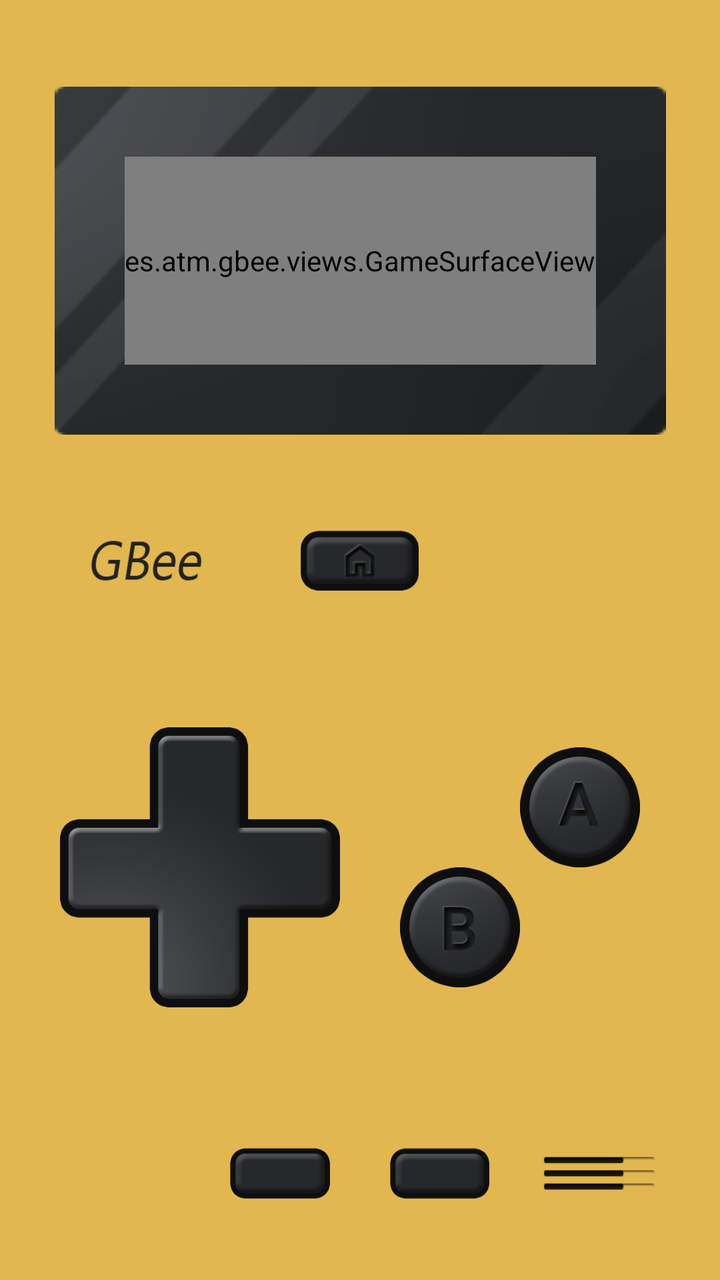
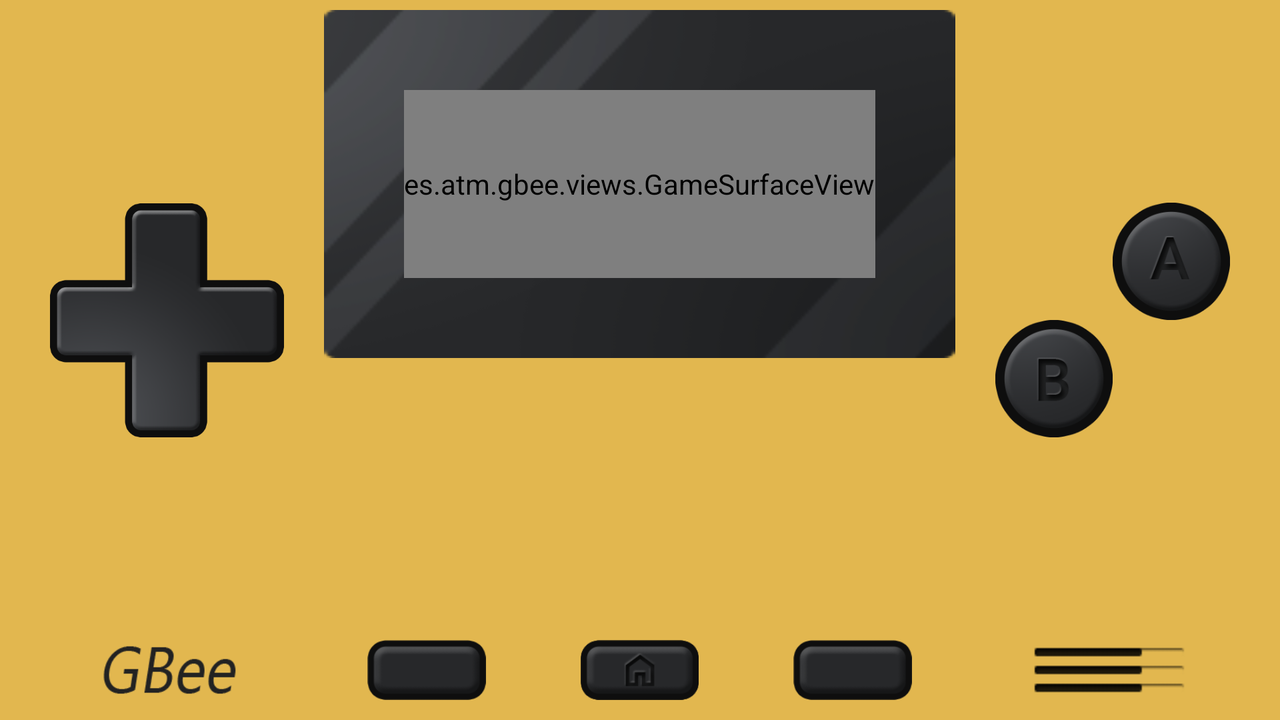

First picture: res/layout/ on a phone held upright. Second picture: the repository's own variant of that layout, on a device whose configuration matches the variant's folder. Source for both follows.
<!-- AndroidManifest.xml: application theme Theme.GBee -->
<!-- res/layout/custom_skin.xml -->
<?xml version="1.0" encoding="utf-8"?>
<androidx.constraintlayout.widget.ConstraintLayout xmlns:android="http://schemas.android.com/apk/res/android"
    xmlns:app="http://schemas.android.com/apk/res-auto"
    android:id="@+id/main"
    android:background="#E2B74F"
    android:layout_width="match_parent"
    android:layout_height="match_parent">

    <FrameLayout
        android:id="@+id/frameLayout"
        app:layout_constraintTop_toTopOf="parent"
        app:layout_constraintStart_toStartOf="parent"
        app:layout_constraintEnd_toEndOf="parent"
        app:layout_constraintBottom_toTopOf="@+id/home_panel"
        app:layout_constraintDimensionRatio="10:9"
        android:layout_width="wrap_content"
        android:layout_height="wrap_content"
        android:padding="10dp"
        android:layout_margin="0dp">

        <ImageView
            android:id="@+id/screen_on_image"
            android:layout_width="match_parent"
            android:layout_height="match_parent"
            android:adjustViewBounds="true"
            android:scaleType="fitXY"
            android:src="@drawable/default_screen" />

         <es.atm.gbee.views.GameSurfaceView
            android:id="@+id/gameSurface"
            android:layout_margin="35dp"
            android:layout_width="match_parent"
            android:layout_height="match_parent"
            app:layout_constraintTop_toTopOf="parent"
            app:layout_constraintStart_toStartOf="parent"
            app:layout_constraintEnd_toEndOf="parent"
            app:layout_constraintBottom_toBottomOf="parent"
            />

        <ImageView
            android:id="@+id/screen_off_image"
            android:layout_width="match_parent"
            android:layout_height="match_parent"
            android:visibility="invisible"
            android:src="@drawable/default_screen_off"
            android:scaleType="fitXY"/>

    </FrameLayout>

    <LinearLayout
        android:id="@+id/home_panel"
        android:layout_width="match_parent"
        android:layout_height="40dp"
        android:layout_marginStart="20dp"
        android:layout_marginEnd="20dp"
        app:layout_constraintTop_toBottomOf="@+id/frameLayout"
        app:layout_constraintBottom_toTopOf="@+id/control_panel">

        <ImageView
            android:id="@+id/left_home"
            android:layout_width="0dp"
            android:layout_height="match_parent"
            android:layout_weight="0.2"
            android:scaleX="0.7"
            android:scaleY="0.7"
            android:layout_marginStart="10dp"
            android:layout_marginEnd="10dp"
            android:scaleType="fitCenter"
            android:tintMode="multiply"
            android:src="@drawable/default_logo" />

        <ImageButton
            android:id="@+id/switch_button"
            android:layout_width="0dp"
            android:layout_height="match_parent"
            android:layout_weight="0.2"
            android:padding="5dp"
            android:layout_marginStart="10dp"
            android:layout_marginEnd="10dp"
            android:scaleType="fitCenter"
            android:background="@null"
            android:src="@drawable/default_home" />

        <ImageView
            android:id="@+id/right_home"
            android:layout_width="0dp"
            android:layout_height="match_parent"
            android:layout_weight="0.2"
            android:layout_marginStart="10dp"
            android:layout_marginEnd="10dp"
            android:scaleType="fitCenter"
            android:visibility="invisible"
            android:tintMode="multiply"
            android:src="@drawable/default_logo" />

    </LinearLayout>

    

    <LinearLayout
        android:id="@+id/control_panel"
        android:orientation="horizontal"
        app:layout_constraintBottom_toTopOf="@+id/selectstart"
        app:layout_constraintTop_toBottomOf="@+id/home_panel"
        android:gravity="center"
        android:layout_margin="20dp"
        android:layout_width="match_parent"
        android:layout_height="wrap_content" >

        <androidx.constraintlayout.widget.ConstraintLayout
            android:layout_width="0dp"
            android:layout_weight="1"
            android:padding="10dp"
            android:layout_height="match_parent">

            <ImageView
                android:id="@+id/dpad_image"
                android:layout_width="0dp"
                android:layout_height="0dp"
                android:layout_weight="0.2"
                android:scaleType="fitCenter"
                android:visibility="visible"
                android:clickable="false"
                android:focusable="false"
                android:importantForAccessibility="no"
                app:layout_constraintStart_toStartOf="parent"
                app:layout_constraintEnd_toEndOf="parent"
                app:layout_constraintTop_toTopOf="parent"
                app:layout_constraintBottom_toBottomOf="parent"
                android:src="@drawable/default_dpad" />

            <androidx.constraintlayout.widget.ConstraintLayout
                android:id="@+id/dpad_container"
                android:layout_width="match_parent"
                android:layout_height="wrap_content"
                app:layout_constraintStart_toStartOf="parent"
                app:layout_constraintEnd_toEndOf="parent"
                app:layout_constraintTop_toTopOf="parent"
                app:layout_constraintBottom_toBottomOf="parent">

                
                <Button
                    android:id="@+id/dpad_up"
                    android:layout_width="0dp"
                    android:layout_height="0dp"
                    android:padding="0dp"
                    android:background="@android:color/transparent"
                    app:layout_constraintStart_toStartOf="parent"
                    app:layout_constraintEnd_toEndOf="parent"
                    app:layout_constraintTop_toTopOf="parent"
                    app:layout_constraintBottom_toTopOf="@+id/dpad_center"
                    app:layout_constraintDimensionRatio="1:1" />

                
                <Button
                    android:id="@+id/dpad_left"
                    android:layout_width="0dp"
                    android:layout_height="0dp"
                    android:background="@android:color/transparent"
                    android:padding="0dp"
                    app:layout_constraintStart_toStartOf="parent"
                    app:layout_constraintEnd_toStartOf="@+id/dpad_center"
                    app:layout_constraintTop_toTopOf="@+id/dpad_center"
                    app:layout_constraintBottom_toBottomOf="@+id/dpad_center"
                    app:layout_constraintDimensionRatio="1:1" />

                
                <View
                    android:id="@+id/dpad_center"
                    android:layout_width="0dp"
                    android:layout_height="0dp"
                    app:layout_constraintStart_toStartOf="@id/dpad_left"
                    app:layout_constraintEnd_toEndOf="@id/dpad_right"
                    app:layout_constraintTop_toBottomOf="@id/dpad_up"
                    app:layout_constraintBottom_toTopOf="@id/dpad_down"
                    app:layout_constraintDimensionRatio="1:1" />

                
                <Button
                    android:id="@+id/dpad_right"
                    android:layout_width="0dp"
                    android:layout_height="0dp"
                    android:background="@android:color/transparent"
                    android:padding="0dp"
                    app:layout_constraintStart_toEndOf="@+id/dpad_center"
                    app:layout_constraintEnd_toEndOf="parent"
                    app:layout_constraintTop_toTopOf="@+id/dpad_center"
                    app:layout_constraintBottom_toBottomOf="@+id/dpad_center"
                    app:layout_constraintDimensionRatio="1:1" />

                
                <Button
                    android:id="@+id/dpad_down"
                    android:layout_width="0dp"
                    android:layout_height="0dp"
                    android:background="@android:color/transparent"
                    android:padding="0dp"
                    app:layout_constraintStart_toEndOf="@id/dpad_left"
                    app:layout_constraintEnd_toStartOf="@id/dpad_right"
                    app:layout_constraintTop_toBottomOf="@+id/dpad_center"
                    app:layout_constraintBottom_toBottomOf="parent"
                    app:layout_constraintDimensionRatio="1:1" />
            </androidx.constraintlayout.widget.ConstraintLayout>
        </androidx.constraintlayout.widget.ConstraintLayout>

        

        <androidx.constraintlayout.widget.ConstraintLayout
            android:layout_width="0dp"
            android:layout_weight="1"
            android:padding="20dp"
            android:layout_height="match_parent">

            <androidx.constraintlayout.widget.ConstraintLayout
                android:id="@+id/buttAB_container"
                android:layout_width="match_parent"
                android:layout_height="wrap_content"
                app:layout_constraintStart_toStartOf="parent"
                app:layout_constraintEnd_toEndOf="parent"
                app:layout_constraintTop_toTopOf="parent"
                app:layout_constraintBottom_toBottomOf="parent">

                <ImageButton
                    android:id="@+id/button_a"
                    android:layout_width="0dp"
                    android:layout_height="0dp"
                    app:layout_constraintStart_toEndOf="@id/button_b"
                    app:layout_constraintEnd_toEndOf="parent"
                    app:layout_constraintBottom_toTopOf="@id/button_b"
                    app:layout_constraintTop_toTopOf="parent"
                    app:layout_constraintHorizontal_bias="1"
                    app:layout_constraintVertical_bias="0.35"
                    android:src="@drawable/default_a"
                    android:scaleType="fitCenter"
                    android:background="@null"
                    android:padding="0dp"
                    app:layout_constraintDimensionRatio="1:1"
                    android:backgroundTint="@android:color/holo_blue_light" />

                <ImageButton
                    android:id="@+id/button_b"
                    android:layout_width="0dp"
                    android:layout_height="0dp"
                    app:layout_constraintBottom_toBottomOf="parent"
                    app:layout_constraintStart_toStartOf="parent"
                    app:layout_constraintEnd_toStartOf="@id/button_a"
                    app:layout_constraintTop_toBottomOf="@id/button_a"
                    app:layout_constraintHorizontal_bias="0"
                    app:layout_constraintVertical_bias="0.65"
                    android:src="@drawable/default_b"
                    android:scaleType="fitCenter"
                    android:background="@null"
                    android:padding="0dp"
                    app:layout_constraintDimensionRatio="1:1"
                    android:backgroundTint="@android:color/holo_red_light" />
            </androidx.constraintlayout.widget.ConstraintLayout>
        </androidx.constraintlayout.widget.ConstraintLayout>
    </LinearLayout>

    

    <LinearLayout
        android:id="@+id/selectstart"
        android:orientation="horizontal"
        app:layout_constraintBottom_toBottomOf="parent"
        app:layout_constraintTop_toBottomOf="@+id/control_panel"
        android:gravity="center"
        android:layout_marginStart="20dp"
        android:layout_marginEnd="20dp"
        android:layout_width="match_parent"
        android:layout_height="40dp" >

        <ImageView
            android:id="@+id/left_bottom"
            android:layout_width="0dp"
            android:layout_height="match_parent"
            android:layout_weight="0.2"
            android:layout_marginStart="10dp"
            android:layout_marginEnd="10dp"
            android:visibility="invisible"
            android:scaleType="fitCenter"
            android:src="@drawable/default_logo" />

        <ImageButton
            android:id="@+id/button_select"
            android:layout_width="0dp"
            android:padding="5dp"
            android:layout_weight="0.2"
            android:layout_height="match_parent"
            android:layout_marginStart="10dp"
            android:layout_marginEnd="10dp"
            android:background="@null"
            android:scaleType="fitCenter"
            android:tintMode="multiply"
            android:src="@drawable/default_start_select"/>

        <ImageButton
            android:id="@+id/button_start"
            android:layout_weight="0.2"
            android:layout_width="0dp"
            android:padding="5dp"
            android:layout_height="match_parent"
            android:layout_marginStart="10dp"
            android:layout_marginEnd="10dp"
            android:background="@null"
            android:scaleType="fitCenter"
            android:src="@drawable/default_start_select"/>

        <ImageView
            android:id="@+id/right_bottom"
            android:layout_width="0dp"
            android:layout_height="match_parent"
            android:layout_marginStart="10dp"
            android:layout_marginEnd="10dp"
            android:layout_weight="0.2"
            android:scaleType="fitCenter"
            app:tint="#E2B74F"
            android:tintMode="multiply"
            android:src="@drawable/default_speakers" />

    </LinearLayout>
</androidx.constraintlayout.widget.ConstraintLayout>
<!-- resources referenced by this layout -->
<resources>
  <!-- drawable default_a: png bitmap (drawable, 19069 bytes) -->
  <!-- drawable default_b: png bitmap (drawable, 18414 bytes) -->
  <!-- drawable default_dpad: png bitmap (drawable, 41574 bytes) -->
  <!-- drawable default_home: png bitmap (drawable, 4672 bytes) -->
  <!-- drawable default_logo: png bitmap (drawable, 2665 bytes) -->
  <!-- drawable default_screen: png bitmap (drawable, 10444 bytes) -->
  <!-- drawable default_screen_off: png bitmap (drawable, 7591 bytes) -->
  <!-- drawable default_speakers: png bitmap (drawable, 1374 bytes) -->
  <!-- drawable default_start_select: png bitmap (drawable, 2937 bytes) -->
  <style name="Theme.GBee" parent="Base.Theme.GBee" />
  <style name="Base.Theme.GBee" parent="Theme.Material3.DayNight.NoActionBar">
          
          
      </style>
</resources>
<!-- res/layout-land/custom_skin.xml (the repository's variant of the layout above) -->
<!-- drawn on the phone turned sideways -->
<?xml version="1.0" encoding="utf-8"?>
<LinearLayout xmlns:android="http://schemas.android.com/apk/res/android"
    android:orientation="vertical"
    xmlns:app="http://schemas.android.com/apk/res-auto"
    android:layout_width="match_parent"
    android:padding="5dp"
    android:id="@+id/main"
    android:background="#E2B74F"
    android:layout_height="match_parent">

    <LinearLayout
        android:layout_width="match_parent"
        android:layout_height="wrap_content"
        android:layout_weight="1"
        android:baselineAligned="false"
        android:orientation="horizontal">

        <androidx.constraintlayout.widget.ConstraintLayout
            android:layout_width="0dp"
            android:layout_weight="0.3"
            android:padding="20dp"
            android:layout_height="match_parent">

            <androidx.constraintlayout.widget.ConstraintLayout
                android:id="@+id/dpad_container"
                android:layout_width="match_parent"
                android:layout_height="wrap_content"
                app:layout_constraintStart_toStartOf="parent"
                app:layout_constraintEnd_toEndOf="parent"
                app:layout_constraintTop_toTopOf="parent"
                app:layout_constraintBottom_toBottomOf="parent">

                <ImageView
                    android:layout_width="0dp"
                    android:layout_height="0dp"
                    android:scaleType="fitCenter"
                    app:layout_constraintStart_toStartOf="parent"
                    app:layout_constraintEnd_toEndOf="parent"
                    app:layout_constraintTop_toTopOf="parent"
                    app:layout_constraintBottom_toBottomOf="parent"
                    android:src="@drawable/default_dpad" />

                
                <Button
                    android:id="@+id/dpad_up"
                    android:layout_width="0dp"
                    android:layout_height="0dp"
                    android:padding="0dp"
                    android:visibility="invisible"
                    app:layout_constraintStart_toStartOf="parent"
                    app:layout_constraintEnd_toEndOf="parent"
                    app:layout_constraintTop_toTopOf="parent"
                    app:layout_constraintBottom_toTopOf="@+id/dpad_center"
                    app:layout_constraintDimensionRatio="1:1" />

                
                <Button
                    android:id="@+id/dpad_left"
                    android:layout_width="0dp"
                    android:layout_height="0dp"
                    android:visibility="invisible"
                    android:padding="0dp"
                    app:layout_constraintStart_toStartOf="parent"
                    app:layout_constraintEnd_toStartOf="@+id/dpad_center"
                    app:layout_constraintTop_toTopOf="@+id/dpad_center"
                    app:layout_constraintBottom_toBottomOf="@+id/dpad_center"
                    app:layout_constraintDimensionRatio="1:1" />

                
                <View
                    android:id="@+id/dpad_center"
                    android:layout_width="0dp"
                    android:layout_height="0dp"
                    app:layout_constraintStart_toStartOf="@id/dpad_left"
                    app:layout_constraintEnd_toEndOf="@id/dpad_right"
                    app:layout_constraintTop_toBottomOf="@id/dpad_up"
                    app:layout_constraintBottom_toTopOf="@id/dpad_down"
                    app:layout_constraintDimensionRatio="1:1" />

                
                <Button
                    android:id="@+id/dpad_right"
                    android:layout_width="0dp"
                    android:layout_height="0dp"
                    android:visibility="invisible"
                    android:padding="0dp"
                    app:layout_constraintStart_toEndOf="@+id/dpad_center"
                    app:layout_constraintEnd_toEndOf="parent"
                    app:layout_constraintTop_toTopOf="@+id/dpad_center"
                    app:layout_constraintBottom_toBottomOf="@+id/dpad_center"
                    app:layout_constraintDimensionRatio="1:1" />

                
                <Button
                    android:id="@+id/dpad_down"
                    android:layout_width="0dp"
                    android:layout_height="0dp"
                    android:visibility="invisible"
                    android:padding="0dp"
                    app:layout_constraintStart_toEndOf="@id/dpad_left"
                    app:layout_constraintEnd_toStartOf="@id/dpad_right"
                    app:layout_constraintTop_toBottomOf="@+id/dpad_center"
                    app:layout_constraintBottom_toBottomOf="parent"
                    app:layout_constraintDimensionRatio="1:1" />
            </androidx.constraintlayout.widget.ConstraintLayout>
        </androidx.constraintlayout.widget.ConstraintLayout>

        <FrameLayout
            android:id="@+id/frameLayout"
            app:layout_constraintTop_toTopOf="parent"
            app:layout_constraintStart_toStartOf="parent"
            app:layout_constraintEnd_toEndOf="parent"
            app:layout_constraintBottom_toTopOf="@+id/home_panel"
            app:layout_constraintDimensionRatio="10:9"
            android:layout_width="wrap_content"
            android:layout_height="wrap_content"
            android:layout_margin="0dp">

            <ImageView
                android:layout_width="match_parent"
                android:layout_height="match_parent"
                android:adjustViewBounds="true"
                android:scaleType="fitXY"
                android:src="@drawable/default_screen" />

            <es.atm.gbee.views.GameSurfaceView
                android:id="@+id/gameSurface"
                android:layout_margin="40dp"
                android:layout_width="match_parent"
                android:layout_height="match_parent"
                app:layout_constraintTop_toTopOf="parent"
                app:layout_constraintStart_toStartOf="parent"
                app:layout_constraintEnd_toEndOf="parent"
                app:layout_constraintBottom_toBottomOf="parent"
                />

            <ImageView
                android:id="@+id/screen_of"
                android:layout_width="match_parent"
                android:layout_height="match_parent"
                android:visibility="invisible"
                android:src="@drawable/default_screen_off"
                android:scaleType="fitXY"/>

        </FrameLayout>

        <androidx.constraintlayout.widget.ConstraintLayout
            android:layout_width="0dp"
            android:layout_weight="0.3"
            android:padding="20dp"
            android:layout_height="match_parent">

            <androidx.constraintlayout.widget.ConstraintLayout
                android:id="@+id/buttAB_container"
                android:layout_width="match_parent"
                android:layout_height="wrap_content"
                app:layout_constraintStart_toStartOf="parent"
                app:layout_constraintEnd_toEndOf="parent"
                app:layout_constraintTop_toTopOf="parent"
                app:layout_constraintBottom_toBottomOf="parent">

                <ImageButton
                    android:id="@+id/button_a"
                    android:layout_width="0dp"
                    android:layout_height="0dp"
                    app:layout_constraintStart_toEndOf="@id/button_b"
                    app:layout_constraintEnd_toEndOf="parent"
                    app:layout_constraintBottom_toTopOf="@id/button_b"
                    app:layout_constraintTop_toTopOf="parent"
                    app:layout_constraintHorizontal_bias="1"
                    app:layout_constraintVertical_bias="0.35"
                    android:src="@drawable/default_a"
                    android:scaleType="fitCenter"
                    android:background="@null"
                    android:padding="0dp"
                    app:layout_constraintDimensionRatio="1:1" />

                <ImageButton
                    android:id="@+id/button_b"
                    android:layout_width="0dp"
                    android:layout_height="0dp"
                    app:layout_constraintBottom_toBottomOf="parent"
                    app:layout_constraintStart_toStartOf="parent"
                    app:layout_constraintEnd_toStartOf="@id/button_a"
                    app:layout_constraintTop_toBottomOf="@id/button_a"
                    app:layout_constraintHorizontal_bias="0"
                    app:layout_constraintVertical_bias="0.65"
                    android:src="@drawable/default_b"
                    android:scaleType="fitCenter"
                    android:background="@null"
                    android:padding="0dp" />
            </androidx.constraintlayout.widget.ConstraintLayout>
        </androidx.constraintlayout.widget.ConstraintLayout>
    </LinearLayout>

    <LinearLayout
        android:id="@+id/selectstart"
        android:orientation="horizontal"
        android:layout_width="match_parent"
        android:layout_height="40dp"
        android:padding="5dp"
        android:paddingTop="5dp">

        <ImageView
            android:layout_width="0dp"
            android:layout_height="match_parent"
            android:layout_weight="0.3"
            android:layout_marginStart="10dp"
            android:layout_marginEnd="10dp"
            android:visibility="visible"
            android:scaleType="fitCenter"
            android:src="@drawable/default_logo" />

        <ImageButton
            android:id="@+id/button_select"
            android:layout_width="0dp"
            android:layout_weight="0.2"
            android:layout_height="match_parent"
            android:layout_marginStart="10dp"
            android:layout_marginEnd="10dp"
            android:background="@null"
            android:scaleType="fitCenter"
            android:src="@drawable/default_start_select"/>

        <ImageButton
            android:id="@+id/switch_button"
            android:layout_width="0dp"
            android:layout_height="match_parent"
            android:layout_weight="0.2"
            android:layout_marginStart="10dp"
            android:layout_marginEnd="10dp"
            android:scaleType="fitCenter"
            android:background="@null"
            android:src="@drawable/default_home" />

        <ImageButton
            android:id="@+id/button_start"
            android:layout_weight="0.2"
            android:layout_width="0dp"
            android:layout_height="match_parent"
            android:layout_marginStart="10dp"
            android:layout_marginEnd="10dp"
            android:background="@null"
            android:scaleType="fitCenter"
            android:src="@drawable/default_start_select"/>

        <ImageView
            android:layout_width="0dp"
            android:layout_height="match_parent"
            android:layout_weight="0.3"
            android:layout_marginStart="10dp"
            android:layout_marginEnd="10dp"
            android:visibility="visible"
            android:scaleType="fitCenter"
            app:tint="#E2B74F"
            android:tintMode="multiply"
            android:src="@drawable/default_speakers" />
    </LinearLayout>
</LinearLayout>
